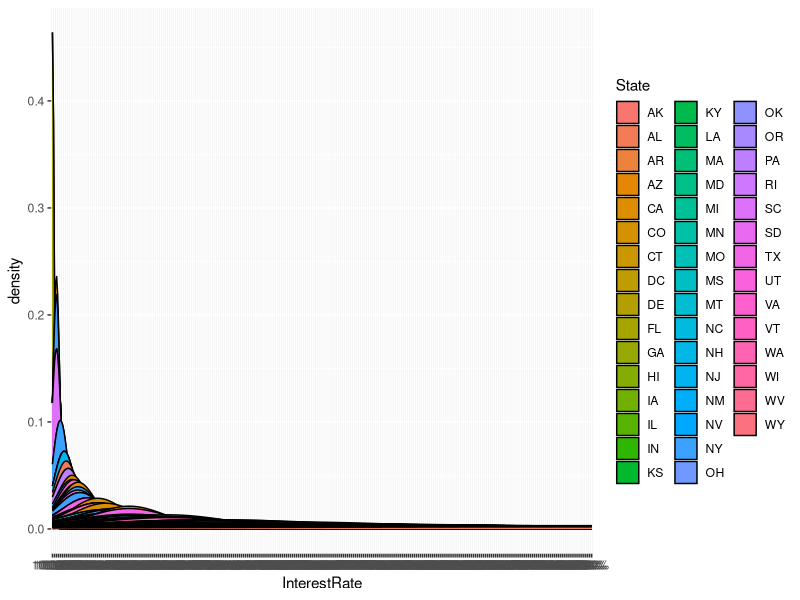

Source code (R):
library('ggplot2')
# keep data if part of category
insertIfCat <- function(data, cat){
	ret <- array()
	j<-1
	for (i in data$Loan.Purpose){
		if (i == cat && !is.null(data$Amount.Requested[j])){
			ret <- c(ret, data$Amount.Requested[j])
		}
		j<- j +1
	}

	return(ret)

}

raw <- read.table(
		"./data/loansData.csv",
		sep=",",
	)
#cred <- insertIfCat(raw, 'credit_card')
print("Amount.Requested")
summary(raw)
plot1 = ggplot(raw, aes( x=AmountRequested, fill = State)) + geom_density() 
plot2 = ggplot(raw, aes( x=InterestRate, fill = State)) + geom_density() 
ggsave('out/loans-out.pdf')
